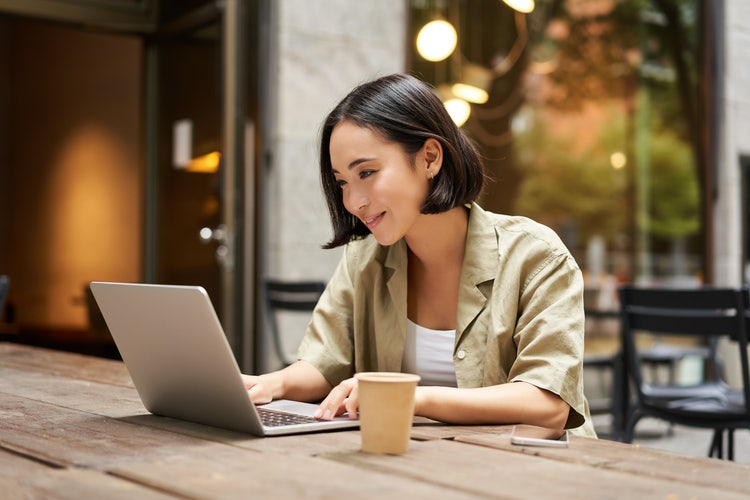
#> input picture image1.jpeg, 750 x 500 px
$ python smoothimage.py
#> lines starting #> are read from the running program, lines starting #| are printed output that depends on the picture; after the words box and inside, x2 and y2 are one past the last pixel; in counts of white or black regions, pixels touching at a corner belong together
#link https://docs.opencv.org/3.4/dc/dd3/tutorial_gausian_median_blur_bilateral_filter.html


import sys
import cv2 as cv
import numpy as np
#  Global Variables
DELAY_CAPTION = 1500
DELAY_BLUR = 100
MAX_KERNEL_LENGTH = 31
src = None
dst = None
window_name = 'Smoothing Demo'
def main(argv):
    cv.namedWindow(window_name, cv.WINDOW_AUTOSIZE)
    # Load the source image
    imageName = argv[0] if len(argv) > 0 else 'image1.jpeg'
    global src
    src = cv.imread(cv.samples.findFile(imageName))
#> src is the input picture: shape (500, 750, 3); mean B, G, R 87.3, 110.5, 131.3
    if src is None:
        print ('Error opening image')
        print ('Usage: smoothing.py [image_name -- default ../data/lena.jpg] \n')
        return -1
    if display_caption('Original Image') != 0:
        return 0
    global dst
    dst = np.copy(src)
    if display_dst(DELAY_CAPTION) != 0:
        return 0
    # Applying Homogeneous blur
    if display_caption('Homogeneous Blur') != 0:
        return 0

    for i in range(1, MAX_KERNEL_LENGTH, 2):
        dst = cv.blur(src, (i, i))
        if display_dst(DELAY_BLUR) != 0:
            return 0

    # Applying Gaussian blur
    if display_caption('Gaussian Blur') != 0:
        return 0

    for i in range(1, MAX_KERNEL_LENGTH, 2):
        dst = cv.GaussianBlur(src, (i, i), 0)
        if display_dst(DELAY_BLUR) != 0:
            return 0

    # Applying Median blur
    if display_caption('Median Blur') != 0:
        return 0

    for i in range(1, MAX_KERNEL_LENGTH, 2):
        dst = cv.medianBlur(src, i)
        if display_dst(DELAY_BLUR) != 0:
            return 0

    # Applying Bilateral Filter
    if display_caption('Bilateral Blur') != 0:
        return 0

    for i in range(1, MAX_KERNEL_LENGTH, 2):
        dst = cv.bilateralFilter(src, i, i * 2, i / 2)
        if display_dst(DELAY_BLUR) != 0:
            return 0

    #  Done
    display_caption('Done!')
    return 0
def display_caption(caption):
#> called with caption = 'Original Image'
    global dst
    dst = np.zeros(src.shape, src.dtype)
    rows, cols, _ch = src.shape
#> rows = 500; cols = 750
    cv.putText(dst, caption,
                (int(cols / 4), int(rows / 2)),
                cv.FONT_HERSHEY_COMPLEX, 1, (255, 255, 255))
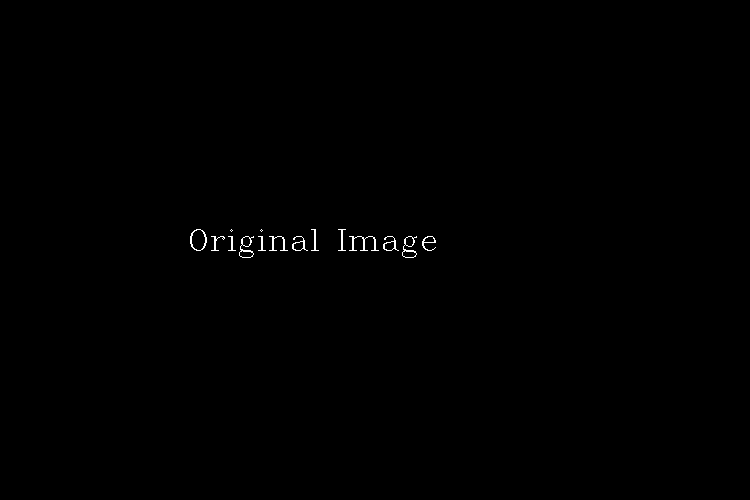
#> dst: shape (500, 750, 3); 0.25% white in thin lines or dots, all inside (x1, y1, x2, y2) = (190, 229, 436, 258)
    return display_dst(DELAY_CAPTION)
def display_dst(delay):
#> called with delay = 1500
    cv.imshow(window_name, dst)
    c = cv.waitKey(delay)
#> (key Esc is pressed here)
    if c >= 0 : return -1
    return 0
if __name__ == "__main__":
    main(sys.argv[1:])
